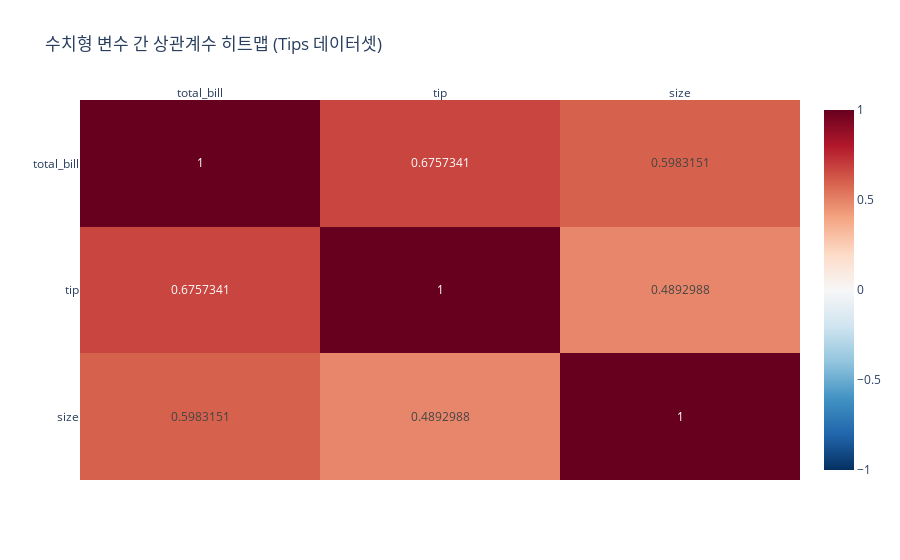

The notebook cell this image was saved under:
### Markdown cell above
* **해석**
    * 산점도를 보면 `total_bill`이 증가함에 따라 `tip`도 대체로 증가하는 **우상향 패턴** 을 확인할 수 있습니다. 이는 앞서 계산한 양의 상관계수(약 0.67)와 일치하는 결과입니다.
    * `trendline='ols'` 옵션으로 추가된 **추세선(Trendline)** 은 이러한 전반적인 경향을 더 명확하게 보여줍니다. OLS는 잔차 제곱합을 최소화하는 방식으로 데이터에 가장 잘 맞는 직선을 찾는 방법입니다.
    * 점들이 추세선 주위에 얼마나 밀집되어 있는지에 따라 관계의 강도를 시각적으로 가늠할 수 있습니다. 점들이 추세선에 가깝게 모여있을수록 상관관계가 강하다고 볼 수 있습니다.
    * `hover_data`를 설정하면 각 점에 마우스를 올렸을 때 추가적인 정보를 볼 수 있어 유용합니다.

#### Heatmap (히트맵)

**히트맵(Heatmap)** 은 여러 변수 간의 상관계수 행렬을 색상으로 표현하는 시각화 방법입니다. 각 셀의 색깔이 해당 변수 쌍의 상관계수 값을 나타내므로, 상관관계의 강도와 방향을 한눈에 파악하기 용이합니다.

`plotly.express`의 `imshow()` 함수를 사용하여 상관계수 행렬로 히트맵을 그릴 수 있습니다.

### Code cell
# 위에서 계산한 피어슨 상관계수 행렬 사용
# correlation_matrix = tips_df.corr(numeric_only=True)

fig_heatmap = px.imshow(correlation_matrix,
                        text_auto=True, # 각 셀에 상관계수 값을 텍스트로 표시
                        aspect="auto",  # 셀의 종횡비를 자동으로 조절하여 정사각형에 가깝게
                        title='수치형 변수 간 상관계수 히트맵 (Tips 데이터셋)',
                        color_continuous_scale='RdBu_r', # 색상 스케일: 빨강(양)-흰색(0)-파랑(음) 반전
                        zmin=-1, zmax=1) # 색상 축의 최소값(-1)과 최대값(+1)을 명시적으로 설정
fig_heatmap.update_xaxes(side="top") # x축 레이블을 위쪽으로 이동 (일반적인 히트맵 형태)
fig_heatmap.show()

### Figure 1 — Plotly figure (JSON) as saved in the notebook; plotly's stock layout.template omitted (floating-point values rounded to 4 significant figures)
{"data": [{"coloraxis": "coloraxis", "hovertemplate": "x: %{x}<br>y: %{y}<br>color: %{z}<extra></extra>", "name": "0", "texttemplate": "%{z}", "type": "heatmap", "x": ["total_bill", "tip", "size"], "xaxis": "x", "y": ["total_bill", "tip", "size"], "yaxis": "y", "z": [[1.0, 0.6757, 0.5983], [0.6757, 1.0, 0.4893], [0.5983, 0.4893, 1.0]]}], "layout": {"coloraxis": {"cmax": 1, "cmin": -1, "colorscale": [[0, "rgb(5,48,97)"], [0.1, "rgb(33,102,172)"], [0.2, "rgb(67,147,195)"], [0.3, "rgb(146,197,222)"], [0.4, "rgb(209,229,240)"], [0.5, "rgb(247,247,247)"], [0.6, "rgb(253,219,199)"], [0.7, "rgb(244,165,130)"], [0.8, "rgb(214,96,77)"], [0.9, "rgb(178,24,43)"], [1, "rgb(103,0,31)"]]}, "title": {"text": "수치형 변수 간 상관계수 히트맵 (Tips 데이터셋)"}, "xaxis": {"anchor": "y", "domain": [0, 1], "side": "top"}, "yaxis": {"anchor": "x", "autorange": "reversed", "domain": [0, 1]}}}
